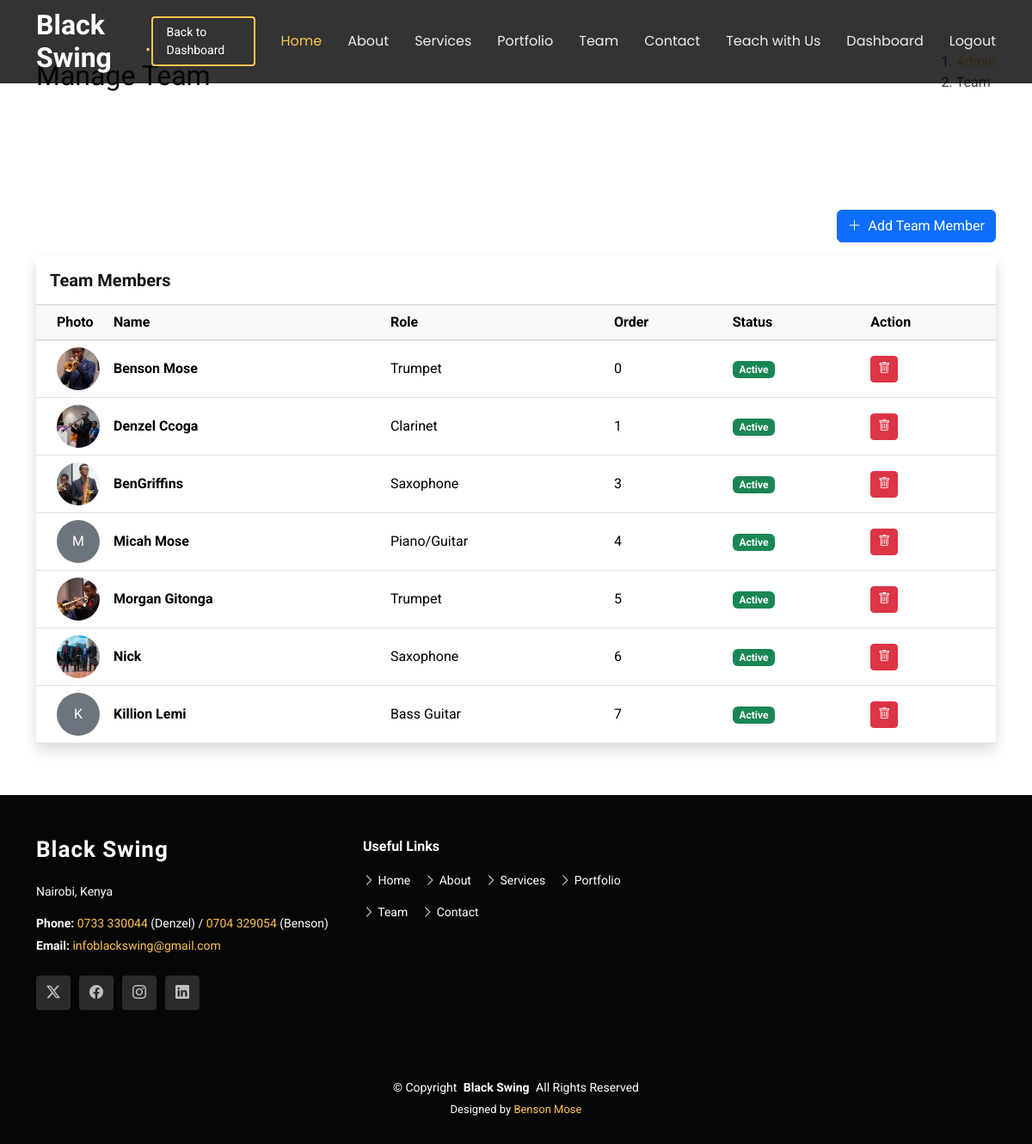
Page /dashboard/admin/team/ (signed in) on the committed database.
### portfolio/models.py (models this page shows, shortened)
class TeamMember(models.Model):
    ROLE_CHOICES = [
        ('clarinet', 'Clarinet'),
        ('trumpet', 'Trumpet'),
        ('saxophone', 'Saxophone'),
        ('piano', 'Piano/Guitar'),
        ('bass', 'Bass Guitar'),
        ('drums', 'Drums'),
        ('vocals', 'Vocals'),
        ('other', 'Other'),
    ]
    name = models.CharField(max_length=100)
    role = models.CharField(max_length=50, choices=ROLE_CHOICES)
    bio = models.TextField(blank=True, help_text="Brief bio or description")
    image = models.ImageField(upload_to='team_images/', blank=True, null=True)
    order = models.IntegerField(default=0, help_text="Display order (lower numbers first)")
    is_active = models.BooleanField(default=True)
    created_at = models.DateTimeField(auto_now_add=True)
    class Meta:
        ordering = ['order', 'name']

### dashboard/views.py (the view)
# urls.py: path('admin/team/', views.manage_team, name='manage_team'),
@login_required
def manage_team(request):
    if not request.user.is_superuser:
        return redirect('dashboard_redirect')
    members = TeamMember.objects.all().order_by('order', 'name')
    return render(request, 'dashboard/manage_team.html', {'members': members})

### core/context_processors.py (called while the page is built)
def unread_messages_count(request):
    if request.user.is_authenticated and request.user.is_superuser:
        messages_count = ContactMessage.objects.filter(is_read=False).count()
        bookings_count = ServiceBooking.objects.filter(is_read=False).count()
        return {'unread_messages_count': messages_count + bookings_count}
    return {}

### templates/dashboard/manage_team.html
{% extends 'base.html' %}
{% load static %}
{% block content %}
<section class="breadcrumbs">
    <div class="container">
        <div class="d-flex justify-content-between align-items-center">
            <h2>Manage Team</h2>
            <ol>
                <li><a href="{% url 'admin_dashboard' %}">Admin</a></li>
                <li>Team</li>
            </ol>
        </div>
    </div>
</section>
<section class="inner-page">
    <div class="container">
        <div class="d-flex justify-content-end mb-3">
            <a href="{% url 'add_team_member' %}" class="btn btn-primary"><i class="bi bi-plus-lg me-1"></i> Add Team
                Member</a>
        </div>
        <div class="card shadow border-0">
            <div class="card-header bg-white py-3">
                <h5 class="mb-0 fw-bold">Team Members</h5>
            </div>
            <div class="card-body p-0">
                <div class="table-responsive">
                    <table class="table table-hover align-middle mb-0">
                        <thead class="table-light">
                            <tr>
                                <th class="ps-4" style="width: 80px;">Photo</th>
                                <th>Name</th>
                                <th>Role</th>
                                <th>Order</th>
                                <th>Status</th>
                                <th>Action</th>
                            </tr>
                        </thead>
                        <tbody>
                            {% for member in members %}
                            <tr>
                                <td class="ps-4">
                                    {% if member.image %}
                                    <img src="{{ member.image.url }}" class="rounded-circle" width="50" height="50"
                                        style="object-fit: cover;">
                                    {% else %}
                                    <div class="bg-secondary text-white rounded-circle d-flex align-items-center justify-content-center"
                                        style="width: 50px; height: 50px;">{{ member.name|first }}</div>
                                    {% endif %}
                                </td>
                                <td class="fw-bold">{{ member.name }}</td>
                                <td>{{ member.get_role_display }}</td>
                                <td>{{ member.order }}</td>
                                <td>
                                    {% if member.is_active %}
                                    <span class="badge bg-success">Active</span>
                                    {% else %}
                                    <span class="badge bg-secondary">Hidden</span>
                                    {% endif %}
                                </td>
                                <td>
                                    <a href="{% url 'delete_team_member' member.id %}" class="btn btn-sm btn-danger"
                                        onclick="return confirm('Are you sure you want to delete this team member?')"
                                        title="Delete">
                                        <i class="bi bi-trash"></i>
                                    </a>
                                </td>
                            </tr>
                            {% empty %}
                            <tr>
                                <td colspan="6" class="text-center py-4 text-muted">No team members found.</td>
                            </tr>
                            {% endfor %}
                        </tbody>
                    </table>
                </div>
            </div>
        </div>
    </div>
</section>
{% endblock %}

### static/css/main.css (style rules this page uses)
:root { --default-font: "Roboto", system-ui, -apple-system, "Segoe UI", Roboto, "Helvetica Neue", Arial, "Noto Sans", "Liberation Sans", sans-serif, "Apple Color Emoji", "Segoe UI Emoji", "Segoe UI Symbol", "Noto Color Emoji"; --heading-font: "Raleway", sans-serif; --nav-font: "Poppins", sans-serif; }
:root { --background-color: #ffffff; --default-color: #444444; --heading-color: #151515; --accent-color: #ffc451; --surface-color: #ffffff; --contrast-color: #312f2f; }
:root { --nav-color: rgba(255, 255, 255, 0.905); --nav-hover-color: #ffc451; --nav-mobile-background-color: #ffffff; --nav-dropdown-background-color: #ffffff; --nav-dropdown-color: #212529; --nav-dropdown-hover-color: #ffc451; }
:root { scroll-behavior: smooth; }
body { color: var(--default-color); background-color: var(--background-color); font-family: var(--default-font); }
a { color: var(--accent-color); text-decoration: none; transition: 0.3s; }
h1, h2, h3, h4, h5, h6 { color: var(--heading-color); font-family: var(--heading-font); }
section, .section { color: var(--default-color); background-color: var(--background-color); padding: 60px 0; scroll-margin-top: 80px; overflow: clip; }

### rows in the picture
TeamMember: image (picture), name "Benson Mose", role "Trumpet", order "0", is_active "Active"
TeamMember: image (picture), name "Denzel Ccoga", role "Clarinet", order "1", is_active "Active"
TeamMember: image (picture), name "BenGriffins", role "Saxophone", order "3", is_active "Active"
TeamMember: name|first "M", name "Micah Mose", role "Piano/Guitar", order "4", is_active "Active"
TeamMember: image (picture), name "Morgan Gitonga", role "Trumpet", order "5", is_active "Active"
TeamMember: image (picture), name "Nick", role "Saxophone", order "6", is_active "Active"
TeamMember: name|first "K", name "Killion Lemi", role "Bass Guitar", order "7", is_active "Active"
